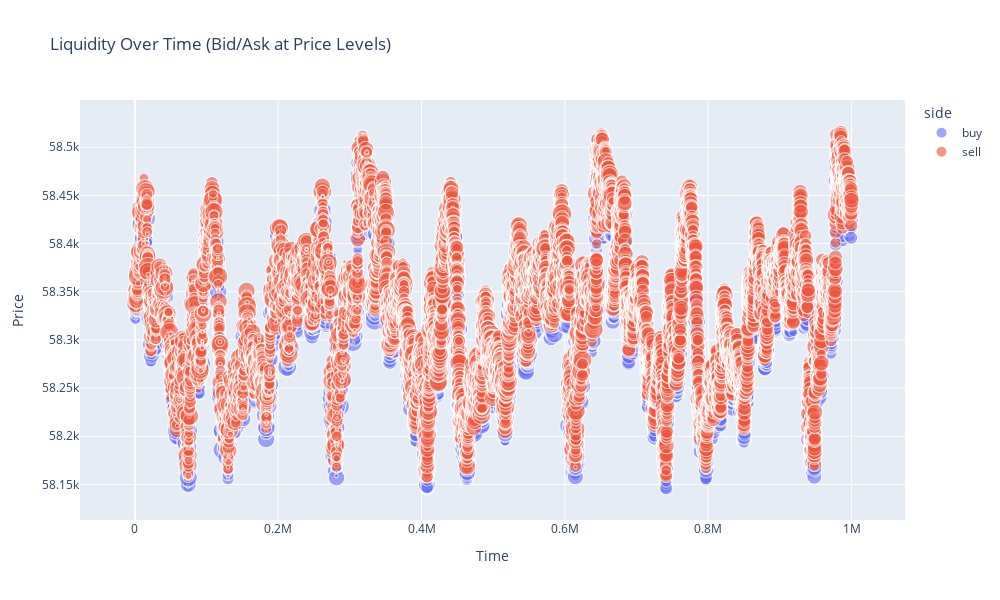

Notebook code for this chart:
### Code cell
plt.figure(figsize=(12, 6))


market_data = market_data_round_5_day_4.copy()
market_data = market_data[market_data['product'] == PICNIC_BASKET1]


import pandas as pd
import plotly.express as px

# Melt bid/ask price and volume columns into long format
def prepare_liquidity_df(market_data):
    n = len(market_data)

    bids = pd.DataFrame({
        "timestamp": market_data["timestamp"].values.repeat(3),
        "side": ["buy"] * 3 * n,
        "price": pd.concat([
            market_data["bid_price_1"],
            market_data["bid_price_2"],
            market_data["bid_price_3"]
        ], ignore_index=True),
        "volume": pd.concat([
            market_data["bid_volume_1"],
            market_data["bid_volume_2"],
            market_data["bid_volume_3"]
        ], ignore_index=True)
    })

    asks = pd.DataFrame({
        "timestamp": market_data["timestamp"].values.repeat(3),
        "side": ["sell"] * 3 * n,
        "price": pd.concat([
            market_data["ask_price_1"],
            market_data["ask_price_2"],
            market_data["ask_price_3"]
        ], ignore_index=True),
        "volume": pd.concat([
            market_data["ask_volume_1"],
            market_data["ask_volume_2"],
            market_data["ask_volume_3"]
        ], ignore_index=True)
    })

    df_long = pd.concat([bids, asks], ignore_index=True)
    df_long.dropna(subset=["price", "volume"], inplace=True)
    return df_long


# Prepare long-format data
df_liquidity = prepare_liquidity_df(market_data)

# Plot with Plotly
fig = px.scatter(
    df_liquidity,
    x="timestamp",
    y="price",
    size="volume",
    color="side",
    title="Liquidity Over Time (Bid/Ask at Price Levels)",
    labels={"timestamp": "Time", "price": "Price"},
    opacity=0.6,
)

fig.update_layout(height=600, width=1000)
fig.show()

### Figure 1 — Plotly figure (JSON) as saved in the notebook; plotly's stock layout.template omitted (floating-point values rounded to 4 significant figures; data arrays with more than 128 entries replaced by an {"elided": "..."} marker saying what was removed)
{"data": [{"hovertemplate": "side=buy<br>Time=%{x}<br>Price=%{y}<br>volume=%{marker.size}<extra></extra>", "legendgroup": "buy", "marker": {"color": "#636efa", "opacity": 0.6, "size": {"elided": "24754 float values"}, "sizemode": "area", "sizeref": 0.125, "symbol": "circle"}, "mode": "markers", "name": "buy", "showlegend": true, "type": "scattergl", "x": {"elided": "24754 int values"}, "xaxis": "x", "y": {"elided": "24754 float values"}, "yaxis": "y"}, {"hovertemplate": "side=sell<br>Time=%{x}<br>Price=%{y}<br>volume=%{marker.size}<extra></extra>", "legendgroup": "sell", "marker": {"color": "#EF553B", "opacity": 0.6, "size": {"elided": "24788 float values"}, "sizemode": "area", "sizeref": 0.125, "symbol": "circle"}, "mode": "markers", "name": "sell", "showlegend": true, "type": "scattergl", "x": {"elided": "24788 int values"}, "xaxis": "x", "y": {"elided": "24788 float values"}, "yaxis": "y"}], "layout": {"height": 600, "legend": {"itemsizing": "constant", "title": {"text": "side"}, "tracegroupgap": 0}, "title": {"text": "Liquidity Over Time (Bid/Ask at Price Levels)"}, "width": 1000, "xaxis": {"anchor": "y", "domain": [0, 1], "title": {"text": "Time"}}, "yaxis": {"anchor": "x", "domain": [0, 1], "title": {"text": "Price"}}}}
